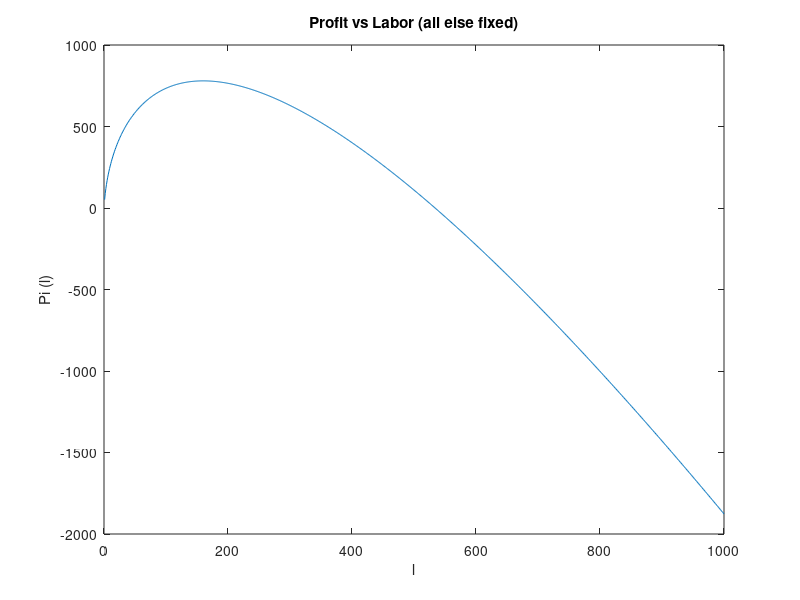
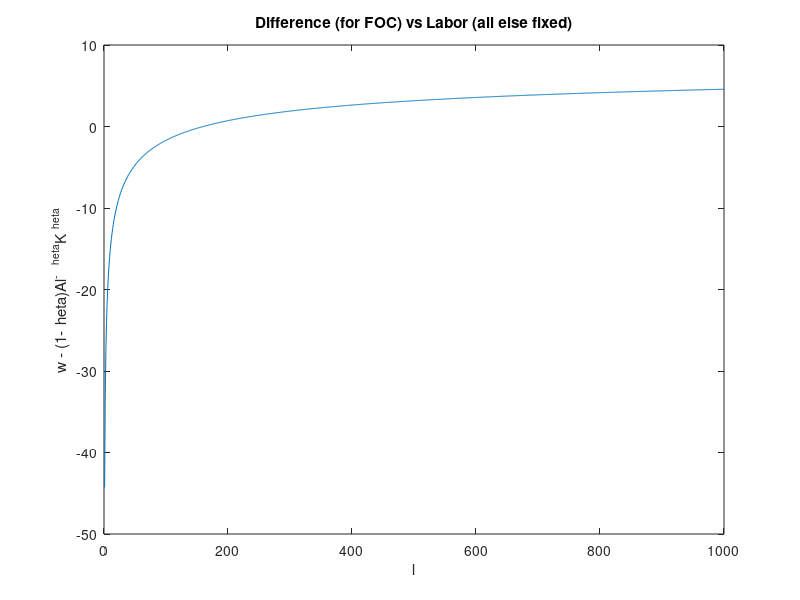

Write MATLAB code to recreate these figures, in order. (Note: this script raises an error after producing the figures.)
A=30;
K = 20;
ttheta = 1/3;
r=1;
w=10;

diff = @(l) w - (1-ttheta)*A*l.^(-ttheta)*K.^ttheta;
Pifun = @(l) A*K.^(ttheta)*l.^(1-ttheta) - r*K - w*l;

f = figure('visible','off');
plot(1:1000,Pifun(1:1000));
xlabel("l");
ylabel("\Pi (l)");
title("Profit vs Labor (all else fixed)")
saveas(f,'shared/Pi_vs_l','png');

plot(1:1000,diff(1:1000));
xlabel("l");
ylabel("w - (1-\theta)Al^{-\theta}K^{\theta}");
title("Difference (for FOC) vs Labor (all else fixed)")
saveas(f,'shared/Difference_vs_l','png');

lzero = fzero(diff,150,optimset('Display','off'));
lzero2 = fsolve(diff,150,optimset('Display','off'));
lzero3 = fminunc(@(l) -Pifun(l),150);
disp("The three methods of maximizing profit found l = : " + num2str(lzero) + ", " + num2str(lzero2) + ", and " + num2str(lzero3) + ".");

bestLabor = @(W) fzero(@(l) W - (1-ttheta)*A*l.^(-ttheta)*K.^ttheta,100,optimset('Display','off'));
bestProfit = @(W) Pifun(fzero(@(l) W - (1-ttheta)*A*l.^(-ttheta)*K.^ttheta,100,optimset('Display','off')));


plot(1:100,arrayfun(bestLabor,1:100));
xlabel("w");
ylabel("Optimal Labor");
title("Optimal Labor vs Wage")
saveas(f,'shared/Optimal_Labor','png');

plot(1:100,arrayfun(bestProfit,1:100));
xlabel("w");
ylabel("Optimal Profit");
title("Profit at Optimal Labor vs Wage")
saveas(f,'shared/Optimal_Profit','png');
